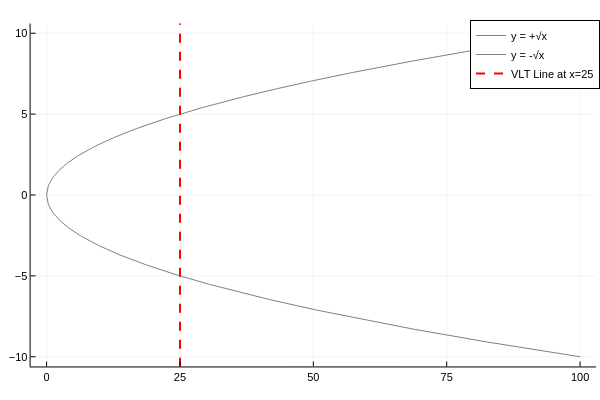

Notebook code for this chart:
### Code cell
x_var = 0:0.1:100
y_p = sqrt.(x_var)
y_n = -sqrt.(x_var)

plot(x_var, y_p, label="y = +√x" ,color=:gray)
plot!(x_var, y_n, label="y = -√x" ,color=:gray)

vline!([25], label="VLT Line at x=25", color=:red, linestyle=:dash, lw=2)

### Figure 1 — Plotly figure (JSON) as saved in the notebook; plotly's stock layout.template omitted (floating-point values rounded to 4 significant figures; data arrays with more than 128 entries replaced by an {"elided": "..."} marker saying what was removed)
{"data": [{"colorbar": {"len": 0.9525, "title": "", "x": 0.9934, "y": 0.5139}, "legendgroup": "y = +√x", "line": {"color": "rgba(128, 128, 128, 1.000)", "dash": "solid", "shape": "linear", "width": 1}, "mode": "lines", "name": "y = +√x", "showlegend": true, "type": "scatter", "x": {"elided": "1001 float values"}, "xaxis": "x", "y": {"elided": "1001 float values"}, "yaxis": "y"}, {"colorbar": {"len": 0.9525, "title": "", "x": 0.9934, "y": 0.5139}, "legendgroup": "y = -√x", "line": {"color": "rgba(128, 128, 128, 1.000)", "dash": "solid", "shape": "linear", "width": 1}, "mode": "lines", "name": "y = -√x", "showlegend": true, "type": "scatter", "x": {"elided": "1001 float values"}, "xaxis": "x", "y": {"elided": "1001 float values"}, "yaxis": "y"}, {"colorbar": {"len": 0.9525, "title": "", "x": 0.9934, "y": 0.5139}, "legendgroup": "VLT Line at x=25", "line": {"color": "rgba(255, 0, 0, 1.000)", "dash": "dash", "shape": "linear", "width": 2}, "mode": "lines", "name": "VLT Line at x=25", "showlegend": true, "type": "scatter", "x": [25, 25], "xaxis": "x", "y": [-2131.0, 2131.0], "yaxis": "y"}], "layout": {"annotations": [], "height": 400, "legend": {"bgcolor": "rgba(255, 255, 255, 1.000)", "bordercolor": "rgba(0, 0, 0, 1.000)", "borderwidth": 1, "font": {"color": "rgba(0, 0, 0, 1.000)", "family": "sans-serif", "size": 11}, "title": {"font": {"color": "rgba(0, 0, 0, 1.000)", "family": "sans-serif", "size": 15}, "text": ""}, "tracegroupgap": 0, "traceorder": "normal", "x": 1, "xanchor": "auto", "y": 1, "yanchor": "auto"}, "margin": {"b": 20, "l": 0, "r": 0, "t": 20}, "paper_bgcolor": "rgba(255, 255, 255, 1.000)", "plot_bgcolor": "rgba(255, 255, 255, 1.000)", "showlegend": true, "width": 600, "xaxis": {"anchor": "y", "domain": [0.05101, 0.9934], "gridcolor": "rgba(0, 0, 0, 0.100)", "gridwidth": 0.5, "linecolor": "rgba(0, 0, 0, 1.000)", "mirror": false, "range": [-3, 103], "showgrid": true, "showline": true, "showticklabels": true, "tickangle": 0, "tickcolor": "rgb(0, 0, 0)", "tickfont": {"color": "rgba(0, 0, 0, 1.000)", "family": "sans-serif", "size": 11}, "tickmode": "array", "ticks": "inside", "ticktext": ["0", "25", "50", "75", "100"], "tickvals": [0, 25, 50, 75, 100], "title": "", "titlefont": {"color": "rgba(0, 0, 0, 1.000)", "family": "sans-serif", "size": 15}, "type": "-", "visible": true, "zeroline": false, "zerolinecolor": "rgba(0, 0, 0, 1.000)"}, "yaxis": {"anchor": "x", "domain": [0.03762, 0.9902], "gridcolor": "rgba(0, 0, 0, 0.100)", "gridwidth": 0.5, "linecolor": "rgba(0, 0, 0, 1.000)", "mirror": false, "range": [-10.6, 10.6], "showgrid": true, "showline": true, "showticklabels": true, "tickangle": 0, "tickcolor": "rgb(0, 0, 0)", "tickfont": {"color": "rgba(0, 0, 0, 1.000)", "family": "sans-serif", "size": 11}, "tickmode": "array", "ticks": "inside", "ticktext": ["−10", "−5", "0", "5", "10"], "tickvals": [-10, -5, 0, 5, 10], "title": "", "titlefont": {"color": "rgba(0, 0, 0, 1.000)", "family": "sans-serif", "size": 15}, "type": "-", "visible": true, "zeroline": false, "zerolinecolor": "rgba(0, 0, 0, 1.000)"}}}
